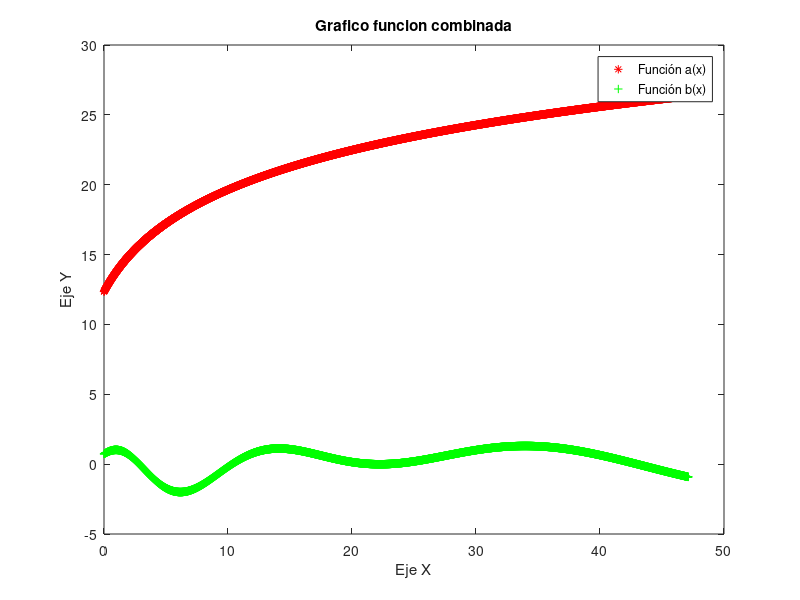

Reproduce this figure in MATLAB.
function [] = graficar_a_b()
x = [0:.01:15*pi];
poly_a = polyval([4 12], x);

poly_b1 = polyval([1 9],x);
poly_b2 = polyval([4 32],x);

y_a = 8*log(poly_a)/log(5);
y_b = sin(6*log(poly_b1)/log(2)) + cos(7*log(poly_b2)/log(6));

plot(x,y_a,'r * ')
title('Grafico funcion combinada')
xlabel('Eje X')
ylabel('Eje Y')

hold on
plot(x,y_b,'g + ')
legend('Función a(x)','Función b(x)')
hold off

end